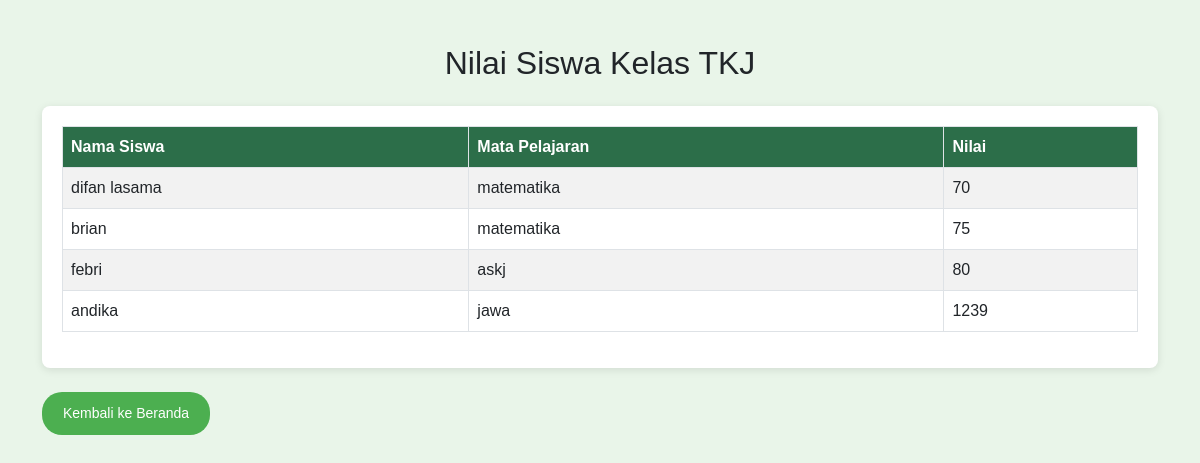
The page /pages/nilai.php on the database its author committed.
### tables this page shows
CREATE TABLE `nilai` (
  `id` int(6) UNSIGNED NOT NULL,
  `nama_siswa` varchar(50) NOT NULL,
  `mata_pelajaran` varchar(50) NOT NULL,
  `nilai` int(3) NOT NULL
);

### pages/nilai.php (the view, shortened to what this page needs)
<?php
include '../includes/db.php';
$sql = "SELECT * FROM nilai";
$result = $conn->query($sql);
?>
<!DOCTYPE html>
<html lang="en">
<head>
    <link href="https://cdn.jsdelivr.net/npm/bootstrap@5.3.0/dist/css/bootstrap.min.css" rel="stylesheet">
</head>
<body>
    <div class="container">
        <h2 class="text-center my-4">Nilai Siswa Kelas TKJ</h2>
        <div class="table-container">
            <table class="table table-striped table-bordered">
                <thead>
                    <tr>
                        <th>Nama Siswa</th>
                        <th>Mata Pelajaran</th>
                        <th>Nilai</th>
                    </tr>
                </thead>
                <tbody>
                <?php
                if ($result->num_rows > 0) {
                    while($row = $result->fetch_assoc()) {
                        echo "<tr>
                                <td>".htmlspecialchars($row['nama_siswa'])."</td>
                                <td>".htmlspecialchars($row['mata_pelajaran'])."</td>
                                <td>".htmlspecialchars($row['nilai'])."</td>
                            </tr>";
                    }
                } else {
                    echo "<tr><td colspan='3' class='text-center'>Tidak ada data nilai</td></tr>";
                }
                ?>
                </tbody>
            </table>
        </div>
        <div class="text-start mt-4">
            <a href="../index.php" class="btn btn-home btn-sm">
                Kembali ke Beranda
            </a>
        </div>
    </div>
</body>
</html>

### pages/nilai.php (style rules this page uses)
body { background-color: #e9f5e9; padding: 20px; font-family: Arial, sans-serif; }
.table-container { background: #fff; padding: 20px; border-radius: 8px; box-shadow: 0 2px 8px rgba(0, 0, 0, 0.1); }
.table thead th { background-color: #2c6e49; color: #fff; }
.btn-home { background-color: #4CAF50; color: white; border-radius: 20px; padding: 10px 20px; transition: background-color 0.3s; }

### rows shown on the page
nilai: nama_siswa "difan lasama", mata_pelajaran "matematika", nilai "70"
nilai: nama_siswa "brian", mata_pelajaran "matematika", nilai "75"
nilai: nama_siswa "febri", mata_pelajaran "askj", nilai "80"
nilai: nama_siswa "andika", mata_pelajaran "jawa", nilai "1239"
